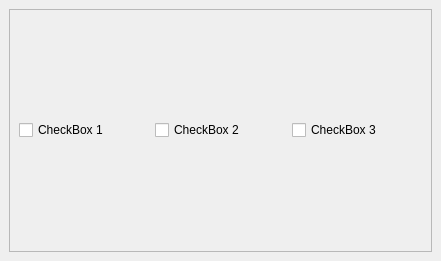
<?xml version="1.0" encoding="UTF-8"?>
<ui version="4.0">
 <class>MainWindow</class>
 <widget class="QMainWindow" name="MainWindow">
  <property name="geometry">
   <rect>
    <x>0</x>
    <y>0</y>
    <width>441</width>
    <height>261</height>
   </rect>
  </property>
  <property name="windowTitle">
   <string>MainWindow</string>
  </property>
  <widget class="QWidget" name="centralwidget">
   <layout class="QVBoxLayout" name="verticalLayout">
    <item>
     <widget class="QFrame" name="frame">
      <property name="frameShape">
       <enum>QFrame::StyledPanel</enum>
      </property>
      <property name="frameShadow">
       <enum>QFrame::Raised</enum>
      </property>
      <layout class="QHBoxLayout" name="horizontalLayout">
       <item>
        <widget class="QCustomCheckBox" name="checkBox_3">
         <property name="text">
          <string>CheckBox 1</string>
         </property>
        </widget>
       </item>
       <item>
        <widget class="QCustomCheckBox" name="checkBox_2">
         <property name="text">
          <string>CheckBox 2</string>
         </property>
        </widget>
       </item>
       <item>
        <widget class="QCustomCheckBox" name="checkBox">
         <property name="text">
          <string>CheckBox 3</string>
         </property>
        </widget>
       </item>
      </layout>
     </widget>
    </item>
   </layout>
  </widget>
 </widget>
 <customwidgets>
  <customwidget>
   <class>QCustomCheckBox</class>
   <extends>QCheckBox</extends>
   <header location="global">Custom_Widgets.QCustomCheckBox.h</header>
  </customwidget>
 </customwidgets>
 <resources/>
 <connections/>
</ui>
